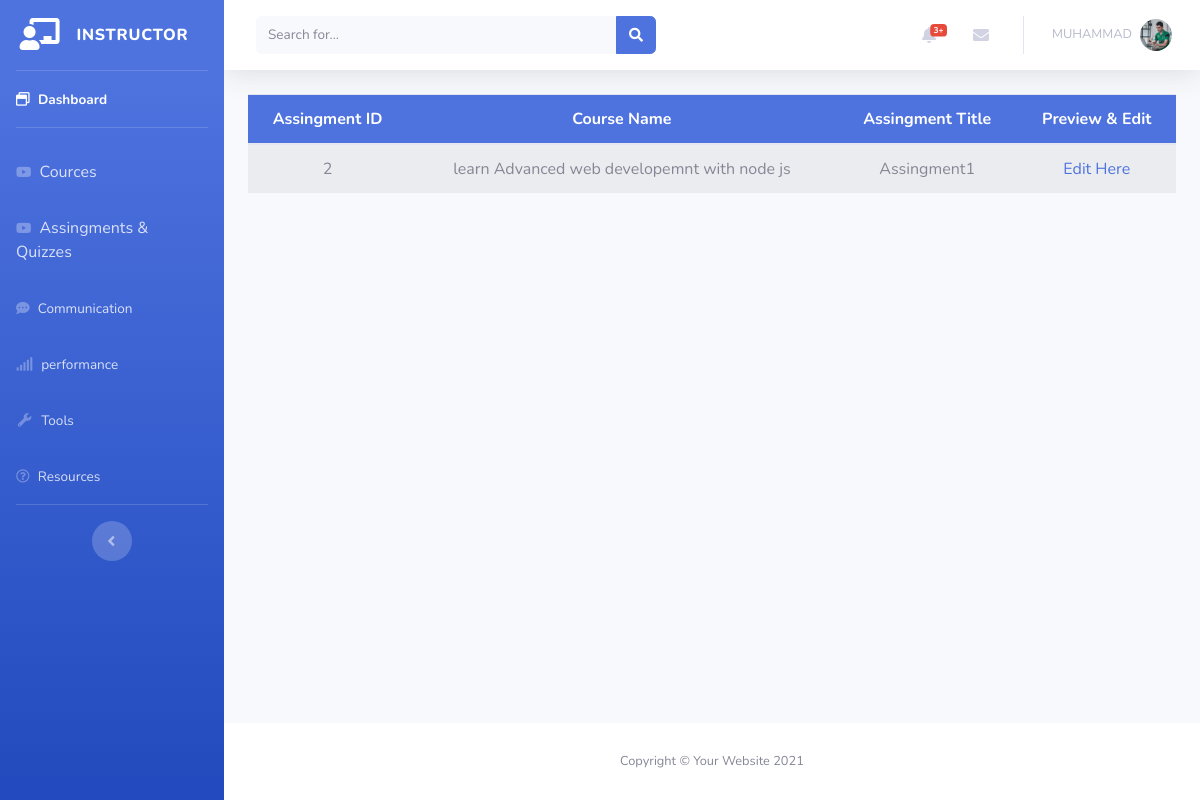
Page /instructor/dashboard/Assingments.php (signed in) on the earlier database version.
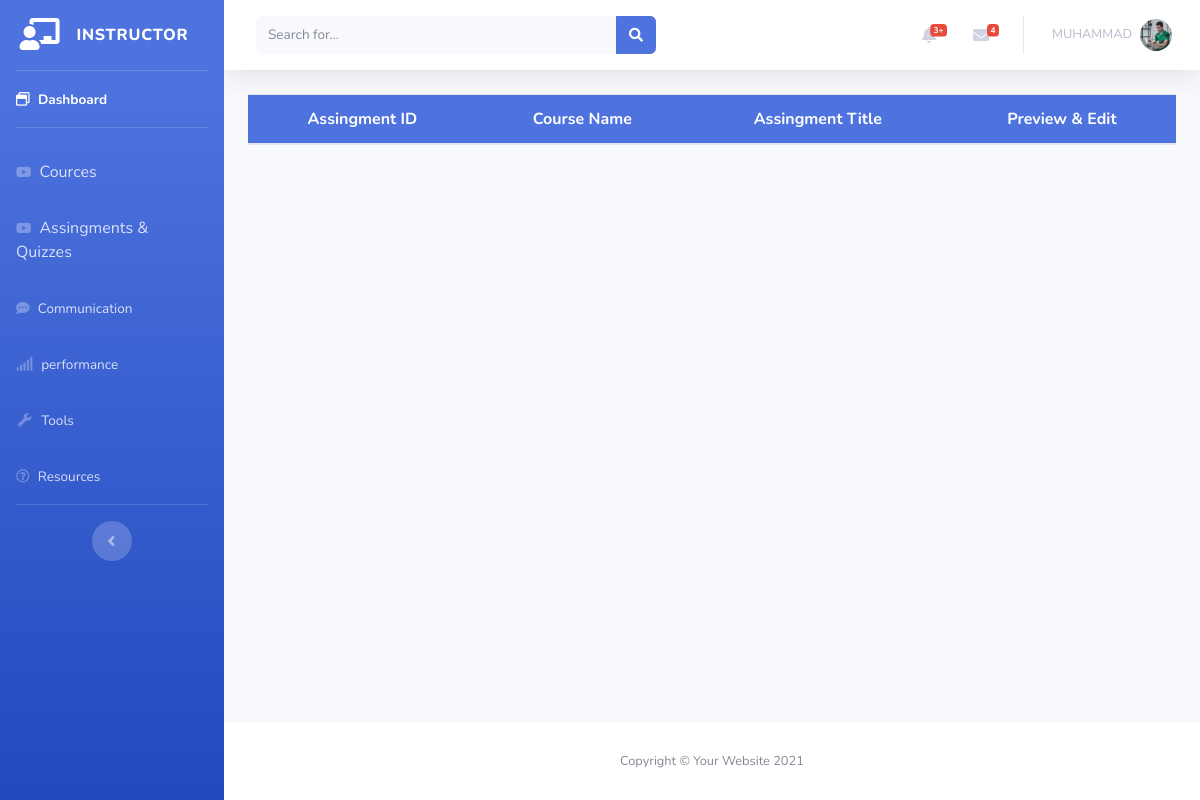
Same page on the later database version.
### tables this page shows
CREATE TABLE `instructor` (
  `instructor_id` int(11) NOT NULL,
  `fname` varchar(30) NOT NULL,
  `lname` varchar(30) NOT NULL,
  `headline` varchar(40) NOT NULL,
  `number` varchar(225) NOT NULL,
  `instructor_img` varchar(225) NOT NULL,
  `website` varchar(225) NOT NULL,
  `twitter` varchar(225) NOT NULL,
  `facebook` varchar(225) NOT NULL,
  `linkdin` varchar(225) NOT NULL,
  `youtube` varchar(225) NOT NULL,
  `biography` longtext NOT NULL,
  `MoreInfo` varchar(400) NOT NULL,
  `teachings` varchar(400) NOT NULL,
  `registration_id` int(11) NOT NULL,
  `role` int(11) NOT NULL
);

CREATE TABLE `assingments` (
  `QA_id` int(11) NOT NULL,
  `assingment_title1` varchar(150) NOT NULL,
  `assingment_file1` varchar(50) NOT NULL,
  `assesment1` varchar(500) NOT NULL,
  `assingment_section_name1` varchar(200) NOT NULL,
  `assingment_title2` varchar(150) NOT NULL,
  `assingment_file2` varchar(50) NOT NULL,
  `assesment2` varchar(500) NOT NULL,
  `assingment_section_name2` varchar(200) NOT NULL,
  `assingment_title3` varchar(150) NOT NULL,
  `assingment_file3` varchar(50) NOT NULL,
  `assesment3` varchar(500) NOT NULL,
  `assingment_section_name3` varchar(200) NOT NULL,
  `assingment_title4` varchar(150) NOT NULL,
  `assingment_file4` varchar(50) NOT NULL,
  `assesment4` varchar(500) NOT NULL,
  `assingment_section_name4` varchar(200) NOT NULL,
  `assingment_title5` varchar(150) NOT NULL,
  `assingment_file5` varchar(50) NOT NULL,
  `assesment5` varchar(500) NOT NULL,
  `assingment_section_name5` varchar(200) NOT NULL,
  `cources_id` int(11) NOT NULL,
  `requirments_id` int(225) NOT NULL,
  `section_id` int(225) NOT NULL
);

CREATE TABLE `cource` (
  `courses_id` int(11) NOT NULL,
  `course_title` varchar(255) NOT NULL,
  `course_subtitle` varchar(225) NOT NULL,
  `select_language` varchar(100) NOT NULL,
  `selecting_level` varchar(100) NOT NULL,
  `select_category` int(11) NOT NULL,
  `primary_taught` varchar(225) NOT NULL,
  `course_img` varchar(225) NOT NULL,
  `course_video` varchar(225) NOT NULL,
  `instructor_name` varchar(50) NOT NULL,
  `course_description` longtext NOT NULL,
  `instructor_id` int(11) NOT NULL,
  `course_type` varchar(50) NOT NULL
);

### back.php (called while the page is built, shortened)
<?php
class backend{
    private $server = "localhost";
    private $username = "root";
    private $psw = "";
    private $database = "project";
    private $mysql;
    private $conn = false;
    public function __construct(){
        if(!$this->conn){
            $this->mysql = new mysqli($this->server, $this->username,$this->psw,$this->database);
            $this->conn = true;
        }
        else{
           return true;
        }
    }
      function fetching($table, $rows="*", $join = null, $where = null){
        $select = "SELECT $rows FROM $table";
        if(!is_null($where)){
            $select .= " WHERE $where";
        }
        $RunSelect = $this->mysql->query($select);
        if($RunSelect){
            $FetchData = $RunSelect->fetch_all(MYSQLI_ASSOC);
            if($FetchData){
                if($FetchData !== null){
                    return $FetchData;
                }
            }
        }else{
            echo "Error Occur in Query".$this->mysql->error;
            return array();
        }
      }
    }
?>

### instructor/dashboard/Assingments.php (the view, shortened to what the changed rows need)
<?php
  include("../../back.php");
  if(isset($_SESSION['login']) && ($_SESSION['role'] == 1)){
?>
<!DOCTYPE html>
<html lang="en">
<head>
    <link href="vendor/fontawesome-free/css/all.min.css" rel="stylesheet" type="text/css">
    <link href="css/sb-admin-2.min.css" rel="stylesheet">
</head>
<body id="page-top">
    <div id="wrapper">
        <div id="content-wrapper" class="d-flex flex-column">
            <div id="content">
                <nav class="navbar navbar-expand navbar-light bg-white topbar mb-4 static-top shadow">
                    <ul class="navbar-nav ml-auto">
<?php
                                $getStudent = new backend();
                                $logerID = $_SESSION['id'];
                                $getStudentDataMain = $getStudent->fetching("student_messages","*",null,"instructor_id = $logerID");
?>
                        <li class="nav-item dropdown no-arrow mx-1">
                            <a class="nav-link dropdown-toggle" href="#" id="messagesDropdown" role="button"
                                data-toggle="dropdown" aria-haspopup="true" aria-expanded="false">
                                <i class="fas fa-envelope fa-fw"></i>
                                <span class="badge badge-danger badge-counter"><?php
                                   if(!empty($getStudentDataMain)){
                                    $numberOfRecords = count($getStudentDataMain);
                                    echo $numberOfRecords;
                                }else{
                                    echo null;
                                }
                                ?></span>
                            </a>
                        </li>
                        <li class="nav-item dropdown no-arrow">
                        <?php
                        if (isset($_SESSION['id'])) {
                            $login_id = $_SESSION['id'];
                            $loginObject = new backend();
                            $login_data = $loginObject->fetching('instructor', '*', null, "registration_id = '$login_id'");
                            if ($login_data){
                                foreach ($login_data as $final_data) {
                                    $fname = $final_data['fname'];
                                    $instructor_img = $final_data['instructor_img'];
                                    ?>
                            <a class="nav-link dropdown-toggle" href="#" id="userDropdown" role="button"
                                data-toggle="dropdown" aria-haspopup="true" aria-expanded="false">
                                <span class="mr-2 d-none d-lg-inline text-gray-500 small"><?= $fname ?></span>
                                <img class="img-profile rounded-circle"
                                    src="../../<?= $instructor_img ?>">
                            </a>
                                    <?php
                                }
                                }
                         } ?>
                        </li>
                    </ul>
                </nav>
                <div class="container-fluid">
                    <table class="table table-striped">
  <thead class="text-center bg-primary"style="color:white!important;">
    <tr>
      <th scope="col">Assingment ID</th>
      <th scope="col">Course Name</th>
      <th scope="col">Assingment Title</th>
      <th scope="col">Preview & Edit</th>
    </tr>
  </thead>
  <tbody class="text-center">
<?php
$Assingment_Object = new backend();
?>
    <tr>
    <?php
$instructor_logId = $_SESSION['id'];
$InsData = $Assingment_Object->fetching("instructor","*",null,"registration_id = $instructor_logId");
if(!empty($InsData)){
    foreach($InsData as $mainDataGet){
    $instructor_main_id = $mainDataGet['instructor_id'];
}
$CourceData = $Assingment_Object->fetching("cource","*",null,"instructor_id = $instructor_main_id");
if(!empty($CourceData)){
    foreach($CourceData as $GetCourceData){
        $courses_required_id = $GetCourceData['courses_id'];
        $AssingmentsData = $Assingment_Object->fetching("assingments","*",null,"cources_id = $courses_required_id");
        if(!empty($AssingmentsData)){
            foreach($AssingmentsData as $TotalAssingments){
                $QA_id = $TotalAssingments['QA_id'];
                $assingment_title1 = $TotalAssingments['assingment_title1'];
                $cources_id = $TotalAssingments['cources_id'];
                if(!empty($QA_id)){
                    echo "<td>$QA_id</td>";
                  }else{
                    echo null;
                  }
                $CourceNewData = $Assingment_Object->fetching("cource","*",null,"courses_id = $cources_id");
                if(!empty($CourceNewData)){
                    foreach ($CourceNewData as $Always) {
                        $course_title = $Always['course_title'];
                        echo "<td>".$course_title."</td>";
                    }
                }
                if (!empty($assingment_title1)) {
                    echo '<td>' . $assingment_title1 . '</td>';
                }else{
                    echo null;
                }
                if (!empty($assingment_title1)) {
?>
        <td><a href="edit_assingments.php?title=<?=$assingment_title1?>">Edit Here</a></td>
<?php
                }
            }
        }else{
            echo null;
        }
    }
}else{
    echo "<td colspan='4'>There is no Assingment yet</td>";
}
}else{
    echo null;
}
?>
   </tr>
    </tbody>
    </table>
                </div>
            </div>
        </div>
    </div>
</body>
</html>
<?php
}else{
    header("location: log.php");
  }
?>

Differences in the rows shown:
no longer on this page (row edited): cource: course_title "learn Advanced web developemnt with node js"
no longer on this page (row unchanged): assingments: QA_id "2", assingment_title1 "Assingment1"
Other differences:
$numberOfRecords: (not shown) → "4"
